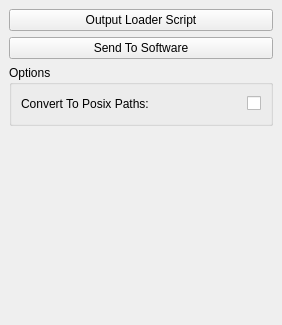
<?xml version="1.0" encoding="UTF-8"?>
<ui version="4.0">
 <class>Loader_Script_DockWidget</class>
 <widget class="QDockWidget" name="Loader_Script_DockWidget">
  <property name="geometry">
   <rect>
    <x>0</x>
    <y>0</y>
    <width>282</width>
    <height>325</height>
   </rect>
  </property>
  <property name="windowTitle">
   <string>Loader Script</string>
  </property>
  <widget class="QWidget" name="Loader_Script_dockWidgetContents">
   <layout class="QGridLayout" name="Loader_Script_dockWidgetContents_gridLayout">
    <item row="0" column="0">
     <layout class="QVBoxLayout" name="Loader_Script_verticalLayout">
      <item>
       <widget class="QPushButton" name="Output_Loader_Script_pushButton">
        <property name="toolTip">
         <string>Output Loader Script Push Button: Outputs the Loader Script.</string>
        </property>
        <property name="text">
         <string>Output Loader Script</string>
        </property>
       </widget>
      </item>
      <item>
       <widget class="QPushButton" name="Send_To_Software_pushButton">
        <property name="toolTip">
         <string>Send To Software Push Button: Direct connection to target 3d package if remote connection is available.</string>
        </property>
        <property name="text">
         <string>Send To Software</string>
        </property>
       </widget>
      </item>
     </layout>
    </item>
    <item row="3" column="0">
     <widget class="QGroupBox" name="Options_groupBox">
      <property name="title">
       <string>Options</string>
      </property>
      <layout class="QGridLayout" name="Windows_Options_groupBox_gridLayout">
       <item row="0" column="0">
        <widget class="QFrame" name="Windows_Options_frame">
         <property name="frameShape">
          <enum>QFrame::NoFrame</enum>
         </property>
         <property name="frameShadow">
          <enum>QFrame::Raised</enum>
         </property>
         <layout class="QGridLayout" name="gridLayout">
          <property name="margin">
           <number>0</number>
          </property>
          <item row="0" column="0">
           <layout class="QHBoxLayout" name="Convert_To_Posix_Paths_horizontalLayout">
            <item>
             <widget class="QLabel" name="Convert_To_Posix_Paths_label">
              <property name="text">
               <string>Convert To Posix Paths:</string>
              </property>
             </widget>
            </item>
            <item>
             <spacer name="Convert_To_Posix_Paths_horizontalSpacer">
              <property name="orientation">
               <enum>Qt::Horizontal</enum>
              </property>
              <property name="sizeHint" stdset="0">
               <size>
                <width>40</width>
                <height>20</height>
               </size>
              </property>
             </spacer>
            </item>
            <item>
             <widget class="QCheckBox" name="Convert_To_Posix_Paths_checkBox">
              <property name="toolTip">
               <string>Convert To Posix Paths Check Box: Windows paths will be converted to Unix paths, drive letters will be trimmed.</string>
              </property>
              <property name="layoutDirection">
               <enum>Qt::RightToLeft</enum>
              </property>
             </widget>
            </item>
           </layout>
          </item>
         </layout>
        </widget>
       </item>
      </layout>
     </widget>
    </item>
    <item row="4" column="0">
     <spacer name="Loader_Script_verticalSpacer">
      <property name="orientation">
       <enum>Qt::Vertical</enum>
      </property>
      <property name="sizeHint" stdset="0">
       <size>
        <width>20</width>
        <height>117</height>
       </size>
      </property>
     </spacer>
    </item>
   </layout>
  </widget>
 </widget>
 <resources/>
 <connections/>
</ui>
